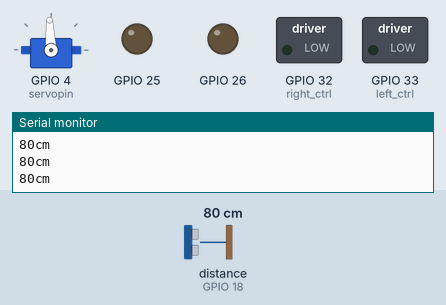
The sketch below on a simulated ESP32. Shown: servo, switched loads named in the sketch (green lamp = pin HIGH), output pins drawn as LEDs (lit = HIGH), the last lines printed to the serial monitor. Wiring (inferred from the names in the program): ultrasonic range finder: trigger GPIO 5; echo GPIO 18. The inputs (shaded band) are chosen by the test bench; at power-on: distance to the obstacle (sensor on GPIO 18) 80 cm. The echo pulse lasts 58.3 µs per cm; servo pulses on a pin are drawn as a servo (544–2400 µs = 0–180°); pins used as bus, display or sensor lines are not drawn.

Above: at 1.5 s.
1.6 s: distance to the obstacle (sensor on GPIO 18) set to 38 cm
3.1 s: distance to the obstacle (sensor on GPIO 18) set to 31 cm
At 4.3 s:
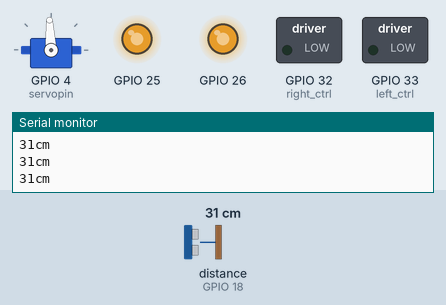
4.6 s: distance to the obstacle (sensor on GPIO 18) set to 14 cm
6.1 s: distance to the obstacle (sensor on GPIO 18) set to 10 cm
At 7.1 s:
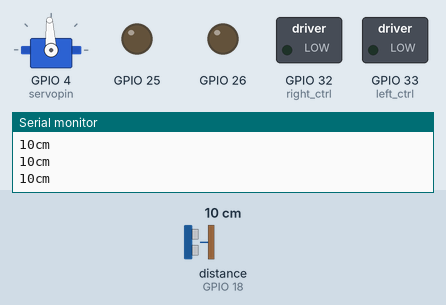
7.6 s: distance to the obstacle (sensor on GPIO 18) set to 6 cm
At 7.9 s:
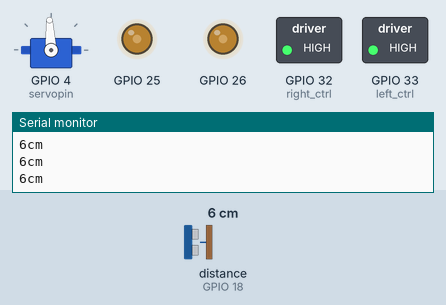
9.1 s: distance to the obstacle (sensor on GPIO 18) set to 9 cm
At 10.4 s:
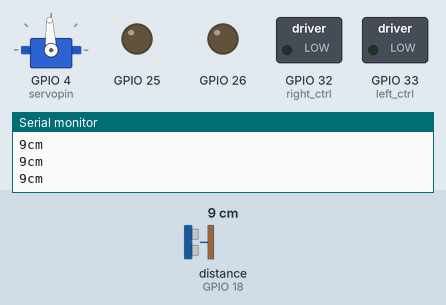
Timing chart, 0 to 11.6 s (numbered marks = the images above; inputs shaded):
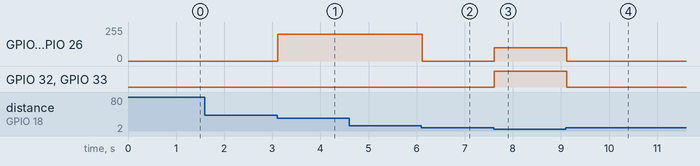

The sketch:

Project_06.2_Follow_Me.ino
```cpp
//*************************************************************************************
/*
Project 06.2: follow me
Car follows the object
*/
//motor
#define left_ctrl  33  //define direction control pins of the left motor as gpio33
#define left_pwm  26   //define PWM control pins of the left motor as gpio26.
#define right_ctrl  32 //define direction control pins of the right motor as gpio32.
#define right_pwm  25  //define PWM control pins of the right motor as gpio25

//ultrasonic sensor
#define TRIG_PIN 5 // set signals input of the ultrasonic sensor to gpio5.
#define ECHO_PIN 18 //set signals output of the ultrasonic sensor to gpio18.
long distance; //define distance variables

//servo
int channel_PWM = 3; // servo channels
// Servo frequency, then the period is 1/50, which is 20ms, PWM has a total of 16 channels, 0-7 high-speed channels are driven by 80Mhz clock, and the last 8 low-speed channels are driven by 1Mhz clock.
int freq_PWM = 50;
// PWM resolution, in the range of 0-20, fill in 10. Then the pwm value of ledcWrite is in the range of 0-1024.
int resolution_PWM = 10;
//
const int servopin = 4;//set the pin of the servo to gpio4.

void setup() {
  Serial.begin(115200); //set baud rate to 115200.
  pinMode(left_ctrl,OUTPUT);//set control pins of the left motor to OUTPUT
  ledcSetup(0, 1200, 8);//Set the frequency of LEDC channel 0 to 1200 and the PWM resolution to 8, that is, the duty cycle is 256
  ledcAttachPin(26, 0);  //connect the LEDC channel 0to the pin gpio26 of the left motor
  pinMode(right_ctrl,OUTPUT);//set direction control pins of the right motor to OUTPUT..
  ledcSetup(1, 1200, 8);//Set the frequency of LEDC channel 1 to 1200 and the PWM resolution to 8, that is, the duty cycle is 256.
  ledcAttachPin(25, 1);  //connect the LEDC channel 1 to the pin gpio25 of the right motor

  pinMode(TRIG_PIN,OUTPUT);//set TRIG_PIN to OUTPUT.
  pinMode(ECHO_PIN,INPUT);//set ECHO_PIN to INPUT.

  ledcSetup(3, 50, 10); // Set the frequency of servo channels3 to 50 and the PWM resolution to 10.
  ledcAttachPin(4, 3);  //connect LEDC channels to IO ports you set
  ledcWrite(channel_PWM, 77);  //The 20ms high level is about 1.5ms, which is 1.5/20*1024, and the initial angle of the servo is set to 90° .
  delay(300);
}

void loop() {
  distance = checkdistance();//Get the distance measured by the ultrasonic sensor
  Serial.print(distance);//Send a pulse, calculate the distance in centimeters and print the result.
  Serial.println("cm");
  if(distance<8)//if distance is less than 8
  {
    back();//back
  }
  else if((distance>=8)&&(distance<13))//if 8≤distance<13
  {
    Stop();//stop
  }
  else if((distance>=13)&&(distance<35))//if 13≤distance<35.
  {
    front();//follow
  }
  else//
  {
    Stop();//stop
  }
}

float checkdistance() {
  digitalWrite(TRIG_PIN, LOW);
  delayMicroseconds(2);
  digitalWrite(TRIG_PIN, HIGH);
  delayMicroseconds(10);
  digitalWrite(TRIG_PIN, LOW);
  float distance = pulseIn(ECHO_PIN, HIGH) / 58.00;
  delay(10);
  return distance;
}

void front()//define the state of going forward
{
  digitalWrite(left_ctrl,LOW); //set direction control pins of the left motor to LOW.
  ledcWrite(0, 200); //Connect the LEDC channel 0 to the left motor and outputs PWM 200
  digitalWrite(right_ctrl,LOW); //set control pins of the right motor to LOW.
  ledcWrite(1, 200); //Connect the LEDC channel 1 to the right motor and outputs PWM 200
}
void back()//define the state of going back
{
  digitalWrite(left_ctrl,HIGH); //set direction control pins of the left motor to HIGH..
  ledcWrite(0, 100); //Connect the LEDC channel 0 to the left motor and outputs PWM 100.
  digitalWrite(right_ctrl,HIGH); //set control pins of the right motor to HIGH..
  ledcWrite(1, 100); //Connect the LEDC channel 1 to the right motor and outputs PWM 100
}
void Stop()//define state of stopping
{
  digitalWrite(left_ctrl,LOW);//set direction control pins of the left motor to LOW.
  ledcWrite(0, 0); //Connect the LEDC channel 0 to the left motor and outputs PWM 0
  digitalWrite(right_ctrl,LOW);//set control pins of the right motor to LOW.
  ledcWrite(1, 0); //connect the LEDC channel 1 to the right motor and outputs PWM 0
}
//*************************************************************************************
```

Measured:
- the behaviour switches between 35 and 34 cm on distance to the obstacle (sensor on GPIO 18) (found by bisection; images 0 and 1)
- the behaviour switches between 13 and 12 cm on distance to the obstacle (sensor on GPIO 18) (found by bisection; images 1 and 2)
- the behaviour switches between 8 and 7 cm on distance to the obstacle (sensor on GPIO 18) (found by bisection; images 2 and 3)
- after the input at 3.1 s, GPIO 25, GPIO 26: 0/255 → 199/255 at once
- after the input at 6.1 s, GPIO 25, GPIO 26: 199/255 → 0/255 at once
- after the input at 7.6 s, GPIO 25, GPIO 26: 0/255 → 100/255 at once; GPIO 32 (right_ctrl), GPIO 33 (left_ctrl): LOW → HIGH at once
- after the input at 9.1 s, GPIO 25, GPIO 26: 100/255 → 0/255 at once; GPIO 32 (right_ctrl), GPIO 33 (left_ctrl): HIGH → LOW at once
